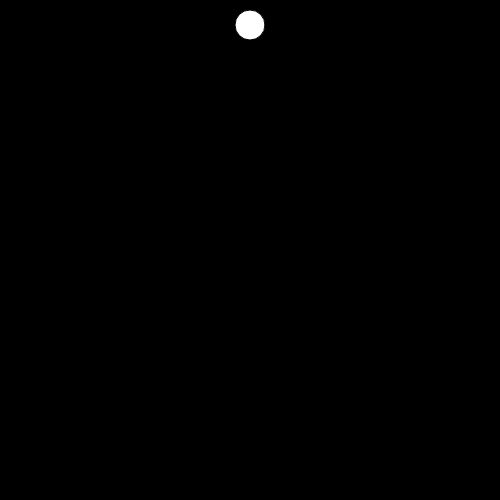
Frame 1 (no input)
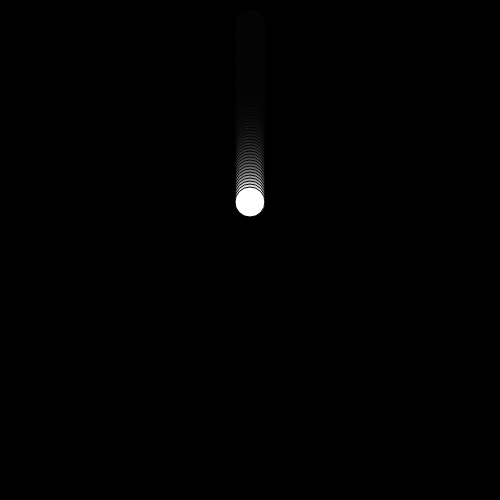
Frame 60 (no input)
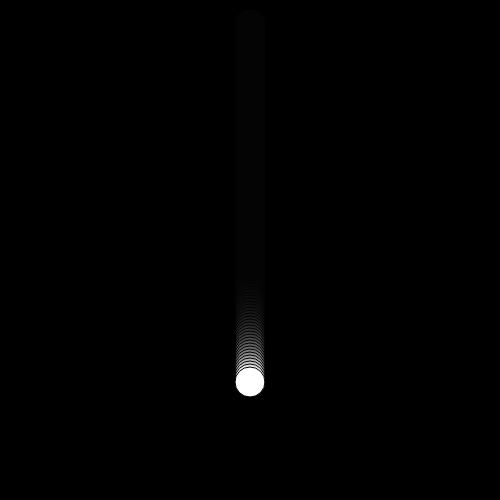
Frame 120 (the mouse pressed at the canvas centre since frame 60)

The p5.js sketch that drew these frames (run headless with seeded random() and noise() and a simulated clock; from frame 60 on, the mouse is pressed at the canvas centre):

// p5.js sketch
// ── sketch.js
let yPos = 25;

function setup() {
   createCanvas(500, 500);
   background(0);
}


function draw() {
   background(0, 30);

   //fill(0, 255, 0);
   ellipse(250, yPos, 30, 30);

    yPos += 3;

   if (yPos > 525) {  
      fill(random(255), random(255), random(255));
      yPos = -25; 
   }
}
function mouseClicked(){
   fill(random(255), random(255), random(255));
   yPos = -25
}
